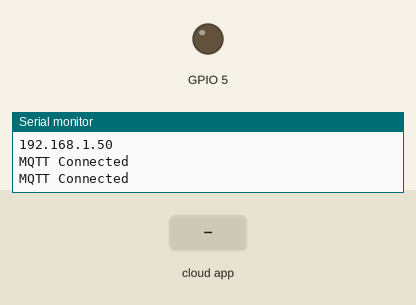
Recording of a sketch running on a simulated ESP8266 (NodeMCU). Shown: output pins drawn as LEDs (lit = HIGH), the last lines printed to the serial monitor. Inputs (shaded band) come from the test bench. WiFi joins after 1.5 s; servers stay silent unless stated; no MQTT or app messages arrive unless stated.

Above: at 3.2 s.
3.3 s: the phone or cloud app sets onoff to ON
At 4.4 s:
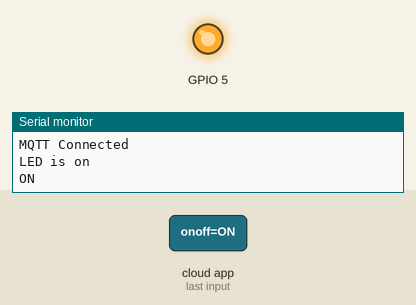
Timing chart, 0 to 6.3 s (numbered marks = the images above; inputs shaded):
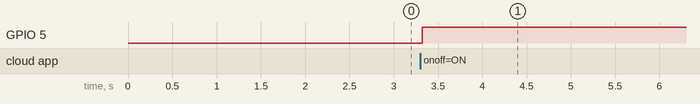

Measured:
- after the input at 3.3 s, GPIO 5: LOW → HIGH at once

The sketch:

MQTT.ino
```cpp
#include"Adafruit_MQTT.h"         // Adafruit APIs for MQTT server talks
#include"Adafruit_MQTT_Client.h"  // Board Specification APIs are defined inside this one
#include <ESP8266WiFi.h>


  WiFiClient client1;
 /*------------------------------------------------------------
     * Arguments:
     * 1. Address of WiFiClient Object
     * 2. Port Address : 1883 or 8883
     * 3. Username of the Adafruit A/c (String)
     * 4. API Key value from the A/c (String)
     *-------------------------------------------------------------*/
     char NAME[]="<adafruit_userName>";
     char API_KEY[]="<adafruit_api>";
     char URL[]="io.adafruit.com";
     Adafruit_MQTT_Client mqtt(&client1,URL,1883,NAME,API_KEY);


  /*-----------------------------------------------------------
     * Arguments
     * 1. Address of the Adafruit_MQTT_Client
     * 2. Adafruit Username
     * 3. link of the 'Feeds' we have cretaed in Adafruit
     * 4. MQTT_QoS_0/1/2 => Quality of Service (Optional)
     *------------------------------------------------------------*/
   Adafruit_MQTT_Publish mypub=Adafruit_MQTT_Publish(&mqtt,"Ayush098/feeds/status");

   Adafruit_MQTT_Subscribe mysub=Adafruit_MQTT_Subscribe(&mqtt,"Ayush089/feeds/onoff");


void setup() {
  // put your setup code here, to run once:
  pinMode(5,OUTPUT);

  WiFi.begin("vivo","qwerty123");
  Serial.begin(115200);

  while(WiFi.status() != WL_CONNECTED)
    {
      Serial.println("Connecting");
      delay(1000);
    }

  Serial.println(LED_BUILTIN);
   /*--------------------------------------------------------------
    * String Pool Note
    * Serail.println(F("")) will be stored in Flash memory
    */

    //Printg the Local IP
    Serial.println(WiFi.localIP());

    //Subcsribe to topic Feed
    mqtt.subscribe(&mysub);

    mqtt.connect();
}

void loop() {
  // put your main code here, to run repeatedly:

   if(mqtt.connected())
   {
                /*---------------------------------------------------------
             * publisher code:
             * 5 Max subscription
             *  To change goto HEader file
             *      "#define MAXSUBSCRIBE 5"
             */
        Serial.println("MQTT Connected");
   }
   else if(mqtt.connect()==0)
   {
      Serial.println("Connecting to the MQTT....");
   }
             Serial.println("MQTT Connected");
             mypub.publish("hi");
             Adafruit_MQTT_Subscribe *sub;
             while(sub=mqtt.readSubscription(5000))
             {
                if(sub==&mysub)
                {
                  if(strcmp((char *)mysub.lastread,"ON")==0)
                  {

                  Serial.println("LED is on");
                  Serial.println((char*)mysub.lastread);
                  digitalWrite(5,HIGH);
                  }
                  else
                  {
                  Serial.println("LED off");
                  analogWrite(5,LOW);
                  }
                  }
             }
   Serial.println(".");
   delay(1000);
}
```
